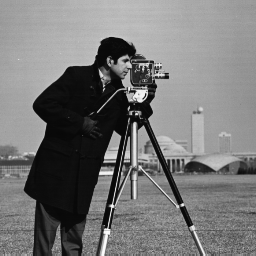
#> input picture semester6/img/lab3/cameraman.tif, 256 x 256 px
$ python lab2.py ../lab3/cameraman.tif out.png 100
#> lines starting #> are read from the running program, lines starting #| are printed output that depends on the picture
import numpy as np
from PIL import Image
import sys


if len(sys.argv) <= 3:
    print("Usage: lab2.py [input] [output] [filterRadius]")
    exit(1)


filterRadius = int(sys.argv[3])

image = Image.open(sys.argv[1]).convert("L")
#> image is the input picture: PIL image 256x256 L; min 7, max 253, mean 118.7
inputArr = np.asarray(image)

outputArr = np.copy(inputArr)

for y in range(inputArr.shape[1]):
    for x in range(inputArr.shape[0]):
        inputSlice = inputArr[max(0, x-filterRadius):min(inputArr.shape[0] - 1, x+filterRadius),
                              max(0, y-filterRadius):min(inputArr.shape[1] - 1, y+filterRadius)]
        outputArr[x, y] = np.median(inputSlice)
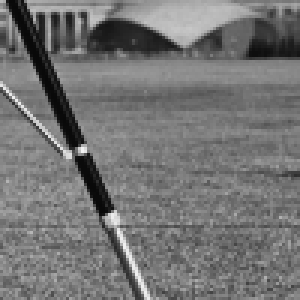
#> inputSlice: shape (100, 100) (shown 3 times larger); min 8, max 241, mean 115.8
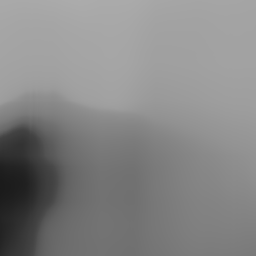
#> outputArr: shape (256, 256); min 26, max 172, mean 133.4

outputImage = Image.fromarray(outputArr, "L")
outputImage.show()
outputImage.save(sys.argv[2])
